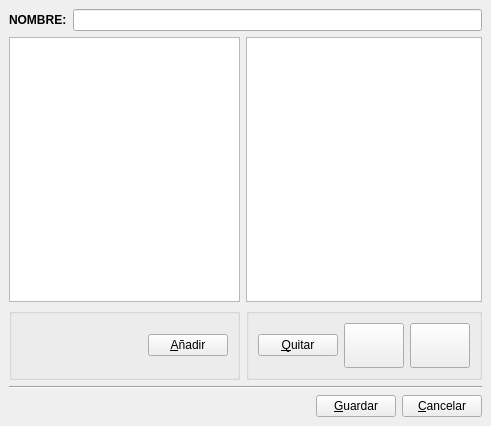
<ui version="4.0" >
 <author>José Manuel Díez Botella</author>
 <class>libros</class>
 <widget class="QDialog" name="libros" >
  <property name="geometry" >
   <rect>
    <x>0</x>
    <y>0</y>
    <width>491</width>
    <height>426</height>
   </rect>
  </property>
  <property name="windowTitle" >
   <string>Libros contables</string>
  </property>
  <layout class="QVBoxLayout" >
   <property name="spacing" >
    <number>6</number>
   </property>
   <property name="margin" >
    <number>9</number>
   </property>
   <item>
    <layout class="QHBoxLayout" >
     <property name="spacing" >
      <number>6</number>
     </property>
     <property name="margin" >
      <number>0</number>
     </property>
     <item>
      <widget class="QLabel" name="textLabel1" >
       <property name="text" >
        <string>&lt;b>NOMBRE:&lt;/b></string>
       </property>
       <property name="wordWrap" >
        <bool>false</bool>
       </property>
      </widget>
     </item>
     <item>
      <widget class="QLineEdit" name="nombrelineEdit" />
     </item>
    </layout>
   </item>
   <item>
    <layout class="QGridLayout" >
     <property name="margin" >
      <number>0</number>
     </property>
     <property name="spacing" >
      <number>6</number>
     </property>
     <item row="0" column="1" >
      <widget class="QListWidget" name="seleclistWidget" />
     </item>
     <item row="1" column="1" >
      <widget class="QGroupBox" name="groupBox_2" >
       <property name="title" >
        <string/>
       </property>
       <layout class="QHBoxLayout" >
        <property name="spacing" >
         <number>6</number>
        </property>
        <property name="margin" >
         <number>9</number>
        </property>
        <item>
         <widget class="QPushButton" name="quitarpushButton" >
          <property name="text" >
           <string>&amp;Quitar</string>
          </property>
          <property name="icon" >
           <iconset resource="keme.qrc" >
            <normaloff>:/images/librok-17.png</normaloff>:/images/librok-17.png</iconset>
          </property>
          <property name="shortcut" >
           <string>Alt+Q</string>
          </property>
          <property name="autoDefault" >
           <bool>false</bool>
          </property>
         </widget>
        </item>
        <item>
         <widget class="QPushButton" name="arribapushButton" >
          <property name="minimumSize" >
           <size>
            <width>60</width>
            <height>45</height>
           </size>
          </property>
          <property name="maximumSize" >
           <size>
            <width>60</width>
            <height>45</height>
           </size>
          </property>
          <property name="toolTip" >
           <string>Subir</string>
          </property>
          <property name="text" >
           <string/>
          </property>
          <property name="icon" >
           <iconset resource="keme.qrc" >
            <normaloff>:/graf/1uparrow.png</normaloff>:/graf/1uparrow.png</iconset>
          </property>
          <property name="iconSize" >
           <size>
            <width>36</width>
            <height>36</height>
           </size>
          </property>
          <property name="autoDefault" >
           <bool>false</bool>
          </property>
         </widget>
        </item>
        <item>
         <widget class="QPushButton" name="abajopushButton" >
          <property name="minimumSize" >
           <size>
            <width>60</width>
            <height>45</height>
           </size>
          </property>
          <property name="maximumSize" >
           <size>
            <width>60</width>
            <height>45</height>
           </size>
          </property>
          <property name="toolTip" >
           <string>Bajar</string>
          </property>
          <property name="text" >
           <string/>
          </property>
          <property name="icon" >
           <iconset resource="keme.qrc" >
            <normaloff>:/graf/1downarrow.png</normaloff>:/graf/1downarrow.png</iconset>
          </property>
          <property name="iconSize" >
           <size>
            <width>36</width>
            <height>36</height>
           </size>
          </property>
          <property name="autoDefault" >
           <bool>false</bool>
          </property>
         </widget>
        </item>
       </layout>
      </widget>
     </item>
     <item row="1" column="0" >
      <widget class="QGroupBox" name="groupBox" >
       <property name="title" >
        <string/>
       </property>
       <layout class="QHBoxLayout" >
        <property name="spacing" >
         <number>6</number>
        </property>
        <property name="margin" >
         <number>9</number>
        </property>
        <item>
         <spacer>
          <property name="orientation" >
           <enum>Qt::Horizontal</enum>
          </property>
          <property name="sizeHint" stdset="0" >
           <size>
            <width>40</width>
            <height>20</height>
           </size>
          </property>
         </spacer>
        </item>
        <item>
         <widget class="QPushButton" name="adicionpushButton" >
          <property name="text" >
           <string>&amp;Añadir</string>
          </property>
          <property name="icon" >
           <iconset resource="keme.qrc" >
            <normaloff>:/images/librok-4.png</normaloff>:/images/librok-4.png</iconset>
          </property>
          <property name="shortcut" >
           <string>Alt+A</string>
          </property>
          <property name="autoDefault" >
           <bool>false</bool>
          </property>
         </widget>
        </item>
       </layout>
      </widget>
     </item>
     <item row="0" column="0" >
      <widget class="QListWidget" name="texlistWidget" />
     </item>
    </layout>
   </item>
   <item>
    <widget class="Line" name="line1" >
     <property name="frameShape" >
      <enum>QFrame::HLine</enum>
     </property>
     <property name="frameShadow" >
      <enum>QFrame::Sunken</enum>
     </property>
     <property name="orientation" >
      <enum>Qt::Horizontal</enum>
     </property>
    </widget>
   </item>
   <item>
    <layout class="QHBoxLayout" >
     <property name="spacing" >
      <number>6</number>
     </property>
     <property name="margin" >
      <number>0</number>
     </property>
     <item>
      <spacer>
       <property name="orientation" >
        <enum>Qt::Horizontal</enum>
       </property>
       <property name="sizeHint" stdset="0" >
        <size>
         <width>40</width>
         <height>20</height>
        </size>
       </property>
      </spacer>
     </item>
     <item>
      <widget class="QPushButton" name="guardarpushButton" >
       <property name="text" >
        <string>&amp;Guardar</string>
       </property>
       <property name="icon" >
        <iconset resource="keme.qrc" >
         <normaloff>:/images/librok-5.png</normaloff>:/images/librok-5.png</iconset>
       </property>
       <property name="shortcut" >
        <string>Alt+G</string>
       </property>
       <property name="autoDefault" >
        <bool>false</bool>
       </property>
      </widget>
     </item>
     <item>
      <widget class="QPushButton" name="cancelarpushButton" >
       <property name="text" >
        <string>&amp;Cancelar</string>
       </property>
       <property name="icon" >
        <iconset resource="keme.qrc" >
         <normaloff>:/images/librok-7.png</normaloff>:/images/librok-7.png</iconset>
       </property>
       <property name="shortcut" >
        <string>Alt+C</string>
       </property>
       <property name="autoDefault" >
        <bool>false</bool>
       </property>
      </widget>
     </item>
    </layout>
   </item>
  </layout>
 </widget>
 <layoutdefault spacing="6" margin="11" />
 <resources>
  <include location="keme.qrc" />
 </resources>
 <connections>
  <connection>
   <sender>cancelarpushButton</sender>
   <signal>clicked()</signal>
   <receiver>libros</receiver>
   <slot>accept()</slot>
   <hints>
    <hint type="sourcelabel" >
     <x>20</x>
     <y>20</y>
    </hint>
    <hint type="destinationlabel" >
     <x>20</x>
     <y>20</y>
    </hint>
   </hints>
  </connection>
 </connections>
</ui>
